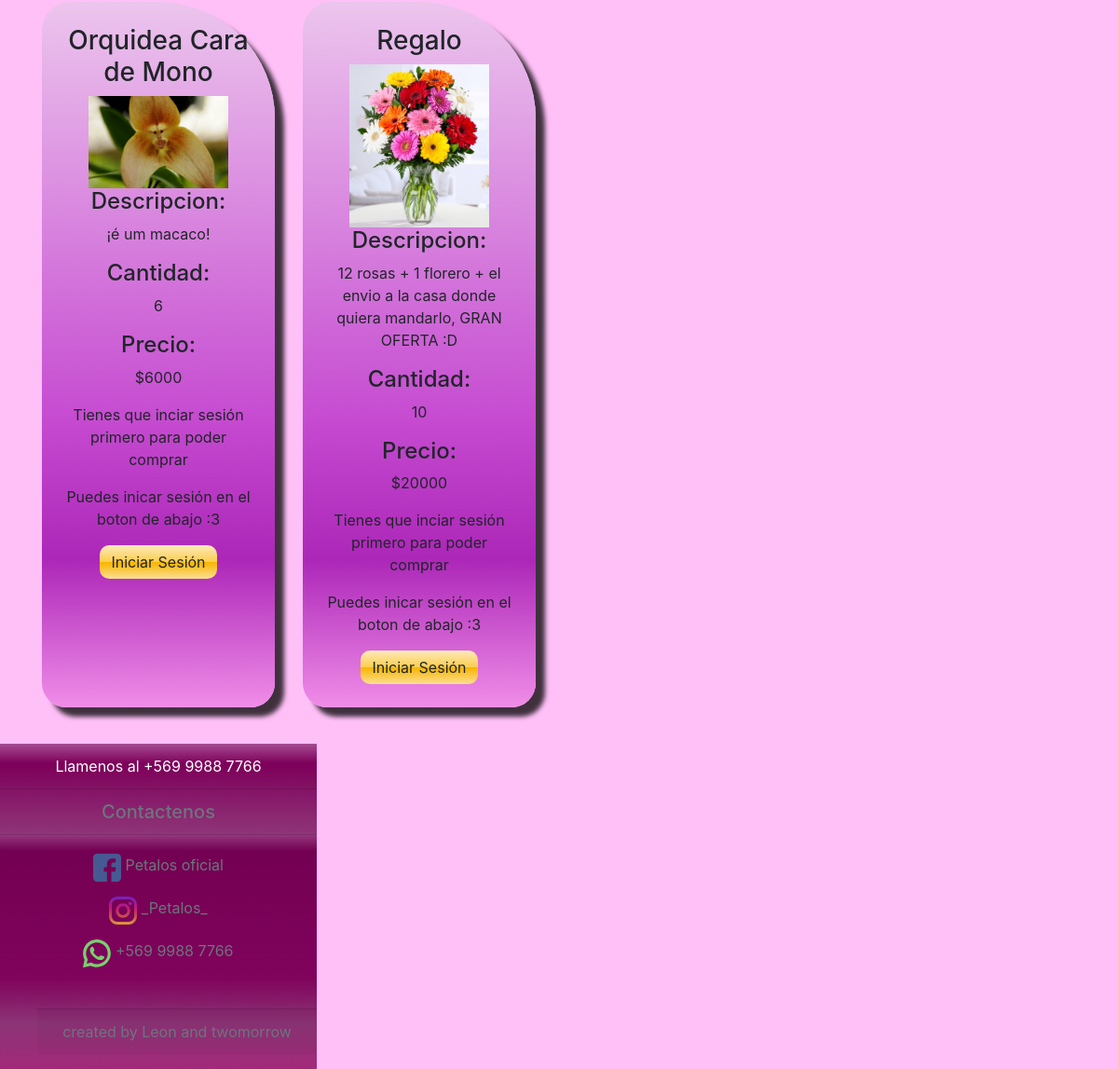
Before: /productos/ (lower part) with the older database file.
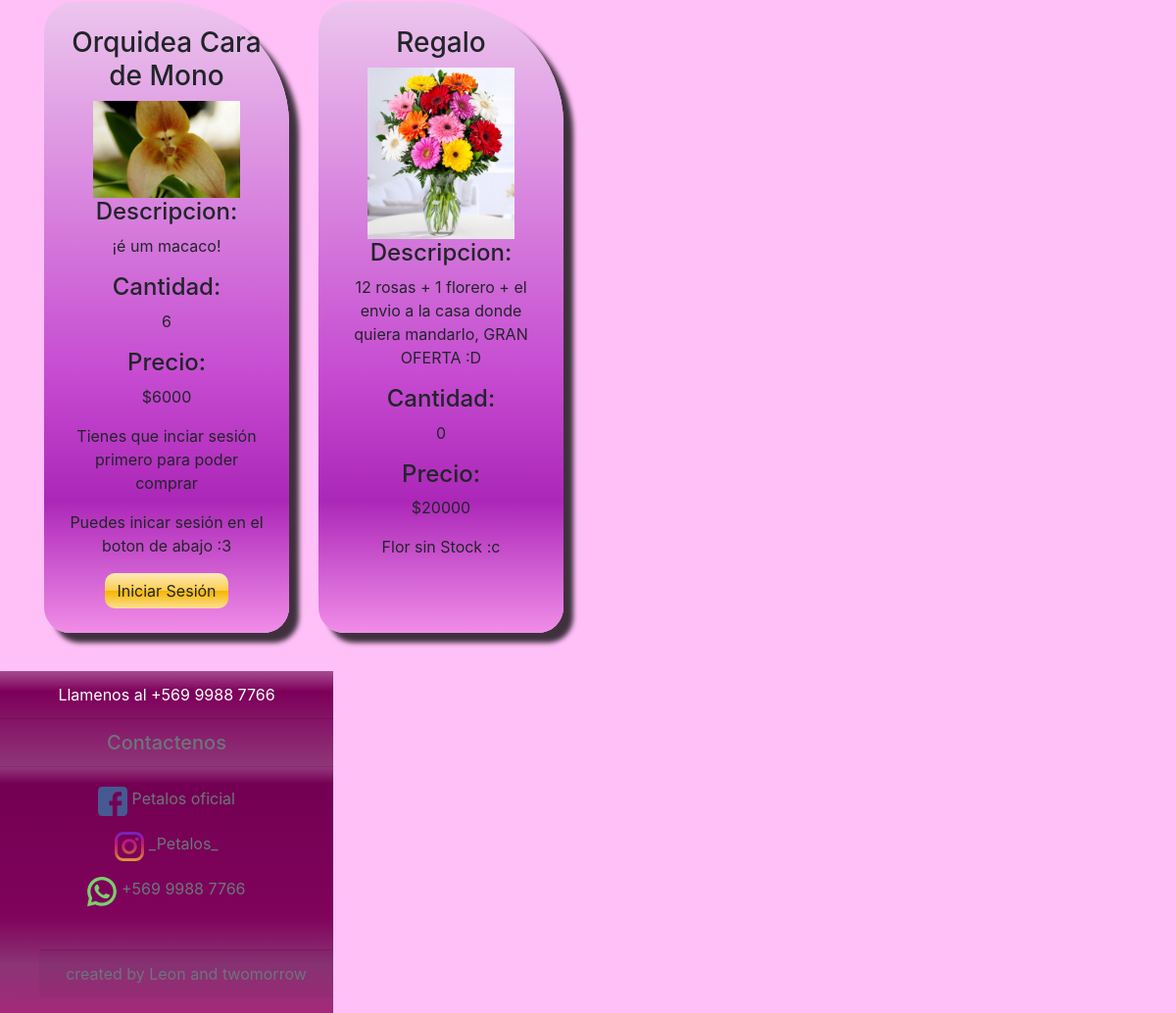
After: the same page with the newer database file.
### petalos/models.py (models this page shows, shortened)
class Flor(models.Model):
    name=models.CharField(max_length=100,primary_key=True)
    imagen=models.ImageField(upload_to="flores",null=True)
    cantidad=models.IntegerField()
    precio=models.IntegerField()
    descripcion=models.TextField()

### petalos/views.py (the view)
# urls.py: path('productos/',productos,name='PROD'),
def productos(request):
    flores=Flor.objects.all()
    return render(request,'core/productos.html',{'lista':flores})

### petalos/templates/core/productos.html (shortened to what this page needs)
{% extends "core/base.html" %}
{% load static %}
{% block contenido %}
<center>
<center>
    <div class="container">
        <div class="row">
            {% for f in lista %}
            <div class="flores" style="border-radius: 31px 125px 26px 26px;
-moz-border-radius: 31px 125px 26px 26px;
-webkit-border-radius: 31px 125px 26px 26px;
border: 0px solid #4d304d;
background: rgba(236,197,237,1);
background: -moz-linear-gradient(top, rgba(236,197,237,1) 0%, rgba(198,75,209,1) 59%, rgba(172,39,184,1) 79%, rgba(240,141,232,1) 100%);
background: -webkit-gradient(left top, left bottom, color-stop(0%, rgba(236,197,237,1)), color-stop(59%, rgba(198,75,209,1)), color-stop(79%, rgba(172,39,184,1)), color-stop(100%, rgba(240,141,232,1)));
background: -webkit-linear-gradient(top, rgba(236,197,237,1) 0%, rgba(198,75,209,1) 59%, rgba(172,39,184,1) 79%, rgba(240,141,232,1) 100%);
background: -o-linear-gradient(top, rgba(236,197,237,1) 0%, rgba(198,75,209,1) 59%, rgba(172,39,184,1) 79%, rgba(240,141,232,1) 100%);
background: -ms-linear-gradient(top, rgba(236,197,237,1) 0%, rgba(198,75,209,1) 59%, rgba(172,39,184,1) 79%, rgba(240,141,232,1) 100%);
background: linear-gradient(to bottom, rgba(236,197,237,1) 0%, rgba(198,75,209,1) 59%, rgba(172,39,184,1) 79%, rgba(240,141,232,1) 100%);
filter: progid:DXImageTransform.Microsoft.gradient( startColorstr='#ecc5ed', endColorstr='#f08de8', GradientType=0 );
-webkit-box-shadow: 10px 10px 5px 0px rgba(0,0,0,0.75);
-moz-box-shadow: 10px 10px 5px 0px rgba(0,0,0,0.75);
box-shadow: 10px 10px 5px 0px rgba(0,0,0,0.75);
">
                <h3>{{f.name}}</h3>
                <img src="{{f.imagen.url}}" width=150 heigth=150 >
                <h4>Descripcion:</h4>
                <p> {{f.descripcion}}</p>
                <h4>Cantidad:</h4>
                <p> {{f.cantidad}}</p>
                <h4>Precio:</h4>
                <p> ${{f.precio}}</p>
                {% if f.cantidad > 0 %}
                    {% if user.is_authenticated %}
                        <a class="btn" style="border-radius: 10px 10px 10px 10px;
                            -moz-border-radius: 10px 10px 10px 10px;
                            -webkit-border-radius: 10px 10px 10px 10px;
                            border: 0px solid #000000;
                            background: rgba(252,234,187,1);
                            background: -moz-linear-gradient(top, rgba(252,234,187,1) 0%, rgba(252,205,77,1) 50%, rgba(248,181,0,1) 51%, rgba(251,223,147,1) 100%);
                            background: -webkit-gradient(left top, left bottom, color-stop(0%, rgba(252,234,187,1)), color-stop(50%, rgba(252,205,77,1)), color-stop(51%, rgba(248,181,0,1)), color-stop(100%, rgba(251,223,147,1)));
                            background: -webkit-linear-gradient(top, rgba(252,234,187,1) 0%, rgba(252,205,77,1) 50%, rgba(248,181,0,1) 51%, rgba(251,223,147,1) 100%);
                            background: -o-linear-gradient(top, rgba(252,234,187,1) 0%, rgba(252,205,77,1) 50%, rgba(248,181,0,1) 51%, rgba(251,223,147,1) 100%);
                            background: -ms-linear-gradient(top, rgba(252,234,187,1) 0%, rgba(252,205,77,1) 50%, rgba(248,181,0,1) 51%, rgba(251,223,147,1) 100%);
                            background: linear-gradient(to bottom, rgba(252,234,187,1) 0%, rgba(252,205,77,1) 50%, rgba(248,181,0,1) 51%, rgba(251,223,147,1) 100%);
                            filter: progid:DXImageTransform.Microsoft.gradient( startColorstr='#fceabb', endColorstr='#fbdf93', GradientType=0 );
                        " href="{% url 'AGREGAR_CARRO' f.name %}">Agregar Flor</a>
                    {% else %}
                        <p> Tienes que inciar sesión primero para poder comprar</p>
                        <p> Puedes inicar sesión en el boton de abajo :3</p>
                        <a class="btn" style="border-radius: 10px 10px 10px 10px;
                            -moz-border-radius: 10px 10px 10px 10px;
                            -webkit-border-radius: 10px 10px 10px 10px;
                            border: 0px solid #000000;
                            background: rgba(252,234,187,1);
                            background: -moz-linear-gradient(top, rgba(252,234,187,1) 0%, rgba(252,205,77,1) 50%, rgba(248,181,0,1) 51%, rgba(251,223,147,1) 100%);
                            background: -webkit-gradient(left top, left bottom, color-stop(0%, rgba(252,234,187,1)), color-stop(50%, rgba(252,205,77,1)), color-stop(51%, rgba(248,181,0,1)), color-stop(100%, rgba(251,223,147,1)));
                            background: -webkit-linear-gradient(top, rgba(252,234,187,1) 0%, rgba(252,205,77,1) 50%, rgba(248,181,0,1) 51%, rgba(251,223,147,1) 100%);
                            background: -o-linear-gradient(top, rgba(252,234,187,1) 0%, rgba(252,205,77,1) 50%, rgba(248,181,0,1) 51%, rgba(251,223,147,1) 100%);
                            background: -ms-linear-gradient(top, rgba(252,234,187,1) 0%, rgba(252,205,77,1) 50%, rgba(248,181,0,1) 51%, rgba(251,223,147,1) 100%);
                            background: linear-gradient(to bottom, rgba(252,234,187,1) 0%, rgba(252,205,77,1) 50%, rgba(248,181,0,1) 51%, rgba(251,223,147,1) 100%);
                            filter: progid:DXImageTransform.Microsoft.gradient( startColorstr='#fceabb', endColorstr='#fbdf93', GradientType=0 );
                        " href="{% url 'LOGIN' %}"> Iniciar Sesión </a>
                    {% endif %}
                {% else %}
                    <p>Flor sin Stock :c </p>
                {% endif %}
            </div>
            {% endfor %}
        </div>
    </div>
    <br>
{% endblock contenido %}

### petalos/templates/core/base.html (shortened to what this page needs)
<!DOCTYPE html>
<html lang="es">
{% load static %}
<head>
    <link rel="stylesheet" href="https://stackpath.bootstrapcdn.com/bootstrap/4.3.1/css/bootstrap.min.css"
>
    {% load pwa %}
</head>
<body style="background-color:#ffc0f8;" >
{% block contenido %}
{% endblock contenido %}
<div with="100%">
<footer>
    <div class="bd-footer text-muted" style="border-radius: 0px 0px 0px 0px;
        -moz-border-radius: 0px 0px 0px 0px;
        -webkit-border-radius: 0px 0px 0px 0px;
        border: 0px solid #000000;
        margin: 0px; position: absolute;
        background: rgba(171,80,151,1);
        background: -moz-linear-gradient(top, rgba(171,80,151,1) 0%, rgba(130,0,93,1) 6%, rgba(148,55,125,1) 28%, rgba(115,0,82,1) 33%, rgba(128,3,92,1) 72%, rgba(140,52,118,1) 86%, rgba(163,41,122,1) 100%);
        background: -webkit-gradient(left top, left bottom, color-stop(0%, rgba(171,80,151,1)), color-stop(6%, rgba(130,0,93,1)), color-stop(28%, rgba(148,55,125,1)), color-stop(33%, rgba(115,0,82,1)), color-stop(72%, rgba(128,3,92,1)), color-stop(86%, rgba(140,52,118,1)), color-stop(100%, rgba(163,41,122,1)));
        background: -webkit-linear-gradient(top, rgba(171,80,151,1) 0%, rgba(130,0,93,1) 6%, rgba(148,55,125,1) 28%, rgba(115,0,82,1) 33%, rgba(128,3,92,1) 72%, rgba(140,52,118,1) 86%, rgba(163,41,122,1) 100%);
        background: -o-linear-gradient(top, rgba(171,80,151,1) 0%, rgba(130,0,93,1) 6%, rgba(148,55,125,1) 28%, rgba(115,0,82,1) 33%, rgba(128,3,92,1) 72%, rgba(140,52,118,1) 86%, rgba(163,41,122,1) 100%);
        background: -ms-linear-gradient(top, rgba(171,80,151,1) 0%, rgba(130,0,93,1) 6%, rgba(148,55,125,1) 28%, rgba(115,0,82,1) 33%, rgba(128,3,92,1) 72%, rgba(140,52,118,1) 86%, rgba(163,41,122,1) 100%);
        background: linear-gradient(to bottom, rgba(171,80,151,1) 0%, rgba(130,0,93,1) 6%, rgba(148,55,125,1) 28%, rgba(115,0,82,1) 33%, rgba(128,3,92,1) 72%, rgba(140,52,118,1) 86%, rgba(163,41,122,1) 100%);
        filter: progid:DXImageTransform.Microsoft.gradient( startColorstr='#ab5097', endColorstr='#a3297a', GradientType=0 );
        " with="100%">
        <div class="card-header text-white">Llamenos al +569 9988 7766</div>
            <h5 class="card-header">Contactenos</h5>
                <div class="card-body">
                        <p class="card-text"><img src="{% static 'img/facebook.svg' %} " width="30" height="30" class="d-inline-block align-top" alt=""> Petalos oficial</p>
                        <p class="card-text"><img src="{% static 'img/instagram.svg' %} " width="30" height="30" class="d-inline-block align-top" alt=""> _Petalos_</p>
                        <p class="card-text"><img src="{% static 'img/whatsapp.svg' %} " width="30" height="30" class="d-inline-block align-top" alt=""> +569 9988 7766</p>
                </div>
                    <ul class="bd-footer-links">
        <div class="card-footer text-muted">created by Leon and twomorrow</div>
    </div>
</footer>
</div>
</body>
</html>

### petalos/static/css/estilos.css (style rules this page uses)
.flores { background-color: skyblue; width: 250px;float: left; padding: 25px;text-align: center;margin: 15px; }

Changed rows visible on the page:
changed Flor "Regalo": cantidad "10" → "0"; cantidad "Tienes que inciar sesión primero para poder comprar Puedes inicar sesión en el boton de abajo :3 Iniciar Sesión" → "Flor sin Stock :c"
